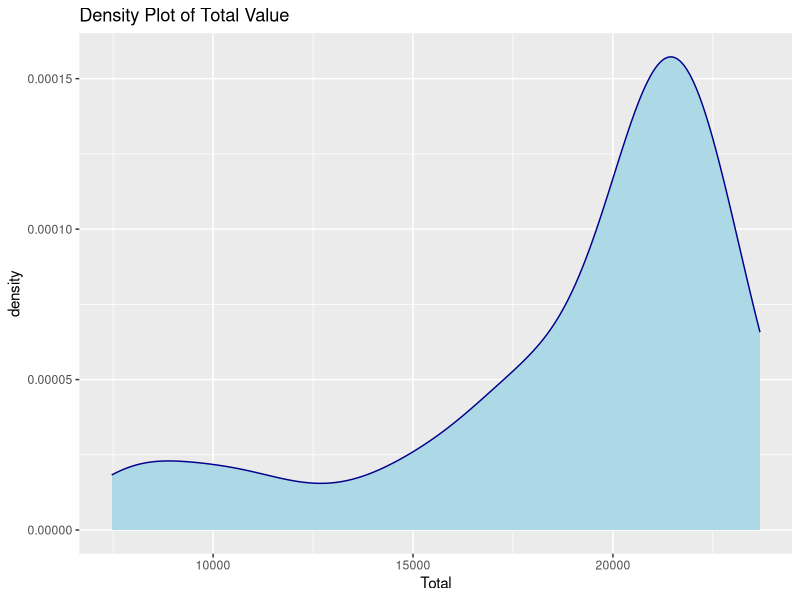

Write R code to recreate this figure.
## ---- chunk 1
library(tidyverse)
library(ggplot2)
library(kableExtra)
## ---- chunk 2
nutrient<-read.csv("U.S. consumption of plant nutrients.csv",skip = 3)
# remove empty columns
nutrient<-nutrient[,-c(2,7,11,12,13,14)]
# The note on the first three rows lets us know that the data set contains duplicate information.
# It includes both percentage and count, I will drop the percentage.
nutrient<-nutrient[-c(1,2,3),-c(6,7,8)]
# drop the footnote
nutrient<-nutrient[1:52,]
names(nutrient)<-c("year","Nitrogen","Phosphate","Potash","Total")

#### convert all columns into numeric 
nutrient$Nitrogen=gsub(",","",nutrient$Nitrogen)
nutrient$Nitrogen=as.numeric(nutrient$Nitrogen)
nutrient$Phosphate=gsub(",","",nutrient$Phosphate)
nutrient$Phosphate=as.numeric(nutrient$Phosphate)
nutrient$Potash=gsub(",","",nutrient$Potash)
nutrient$Potash=as.numeric(nutrient$Potash)

# the total value column give wrong sum, many are less or more than 1 actual value, I will re-calculate the total
nutrient<-nutrient%>%
   mutate(Total = rowSums(.[2:4]))
write.csv(nutrient,"nutrient_clean.csv", row.names = FALSE)
# Check the density plot of the total value
nutrient%>%ggplot( aes(x=Total)) + 
  geom_density(color="darkblue", fill="lightblue")+
  ggtitle("Density Plot of Total Value")
